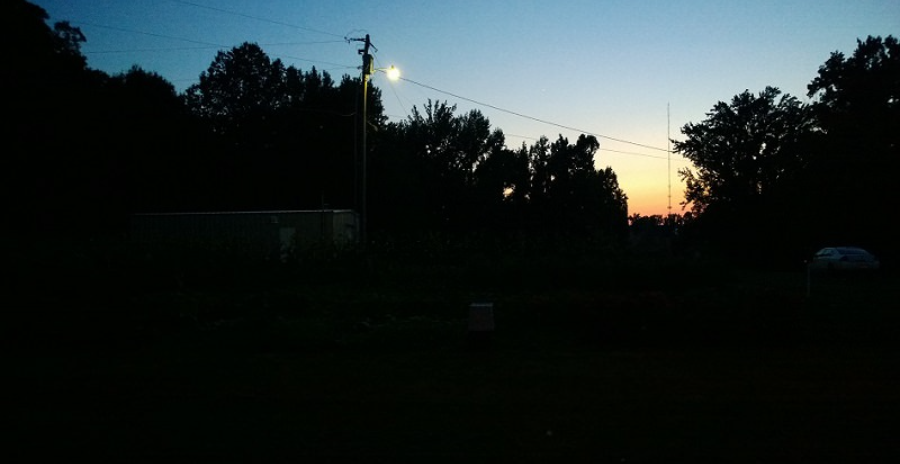
#> input picture 数字图像处理/homework/hw3/data/image1.png, 900 x 464 px
$ jupyter execute --allow-errors homework3.ipynb
#> lines starting #> are read from the running program, lines starting #| are printed output that depends on the picture
[cell 1]
import cv2
import numpy as np
import matplotlib.pyplot as plt
from numpy.fft import fft2, ifft2, fftshift, ifftshift

## Homework3
**Student id: U202115980 杨筠松 提高2101班**

### Task 1 同态滤波
**基本概念**：同态滤波是在频域中同时压缩动态范围并增强局部对比度，来实现图象增强的方法

**设计思想**：当用照相机采集具有很大的动态范围的景观，例如阳光灿烂时的风景照，由于底片的动态范围比较窄，照片中的对比度要降低很多。这个现象在亮区或暗区会尤其明显。图可以认为是记录了受照物体的反射光，因此可以将其分成两部分

$$f(x,y)=i(x,y)⋅r(x,y)$$

前一部分表示入射光照，r表示反射光。一般假定入射光的动态范围很大但变化缓慢，而反射光部分变化迅速，它确定了图的细部和局部的对比度。因此补救办法应该是减少$i(x,y)$并同时增加$r(x,y)$。空域中的乘积关系变到频域后不便处理，因此先将其变成相加关系然后再变到频域，经过处理后再变回来。对数运算完成这一功能

$$log f(x, y) = logi(x, y) + logr(x, y)$$

取对数后，图像灰度变化的趋势不变，即$logi(x,y)$大动态范围、缓慢变化，$logr(x,y)$变化迅速。在频域用高通滤波减少低频信号$i(x,y)$的影响，然后再反变换并取指数可以达到预期效果

[cell 2]
import numpy as np
import cv2
from numpy.fft import fft2, ifft2, fftshift, ifftshift
import matplotlib.pyplot as plt

def homomorphic_filter(image_in, high, low, c, d0):
    I = image_in.astype(float)
    M, N = I.shape
    a, b = M // 2, N // 2

    log_img = np.log1p(I)

    log_fft = fftshift(fft2(log_img))

    D = np.zeros((M, N))
    H = np.zeros((M, N))

    for i in range(M):
        for j in range(N):
            D[i, j] = np.sqrt((i - a)**2 + (j - b)**2)
            H[i, j] = (high - low) * (1 - np.exp(-c * (D[i, j]**2 / d0**2))) + low

    H = ifftshift(H)

    filtered_fft = H * log_fft

    log_ifft = ifft2(filtered_fft)
    image_out = np.real(np.expm1(log_ifft))

    return image_out

image_in = cv2.imread('data/image1.png', cv2.IMREAD_GRAYSCALE)
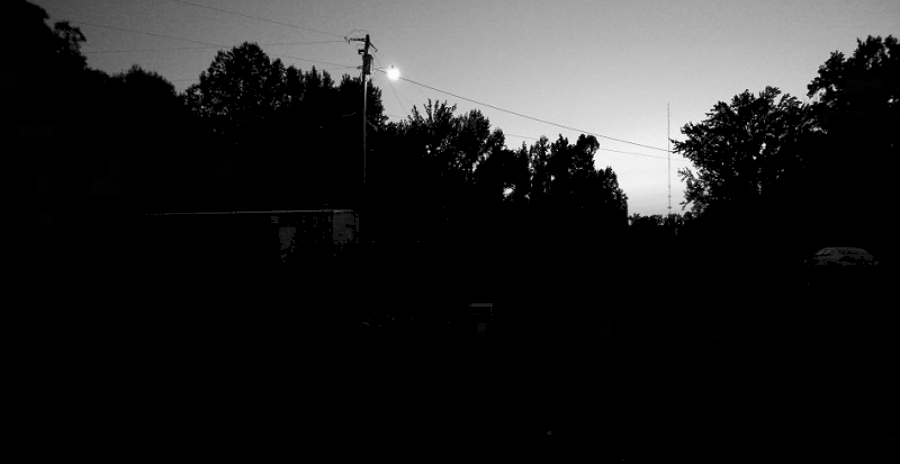
#> image_in: shape (464, 900); min 0, max 254, mean 36.3
if image_in is None:
    print("Image not found")

image_out = homomorphic_filter(image_in, high=2.0, low=0, c=1.0, d0=max(image_in.shape))
#> in homomorphic_filter, `log_img = np.log1p(I)`:
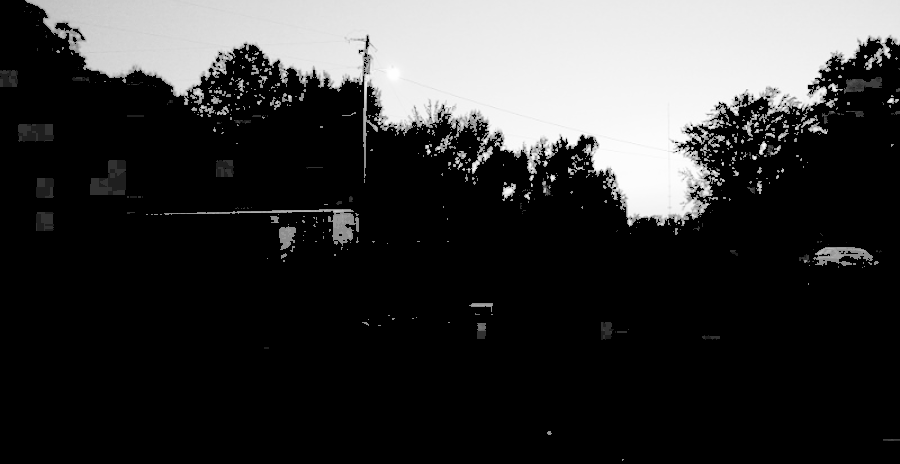
#> log_img: shape (464, 900) float64; min 0, max 5.54, mean 1.19; drawn with min black and max white
#> after the loop in homomorphic_filter, `for i in range(M):`:
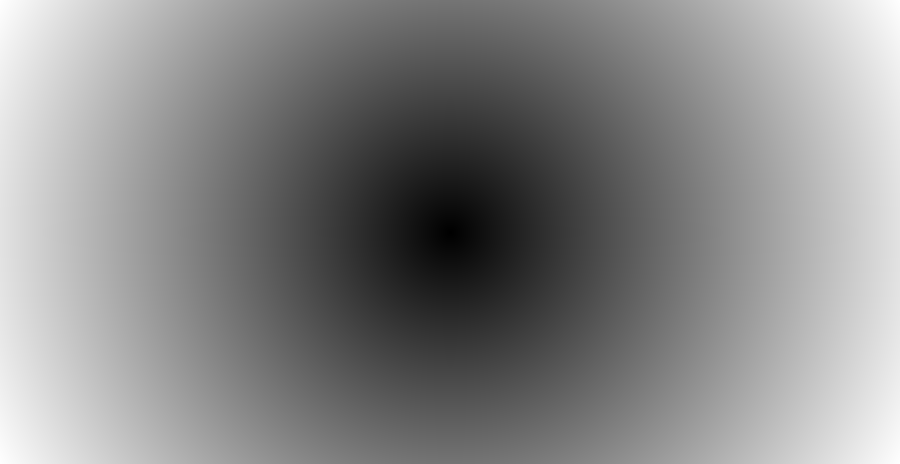
#> D: shape (464, 900) float64; min 0, max 506.3, mean 269; drawn with min black and max white
#> after the loop in homomorphic_filter, `for i in range(M):`:
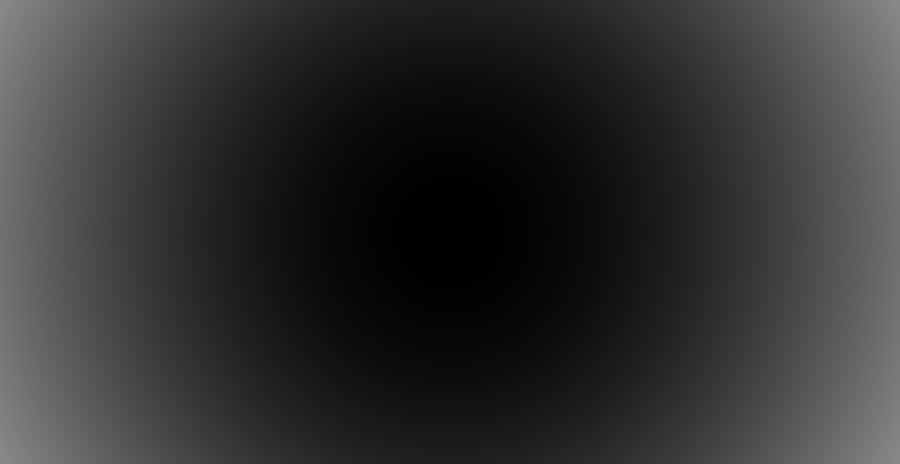
#> H: shape (464, 900) float64; min 0, max 0.543, mean 0.195
#> in homomorphic_filter, `image_out = np.real(np.expm1(log_ifft))`:
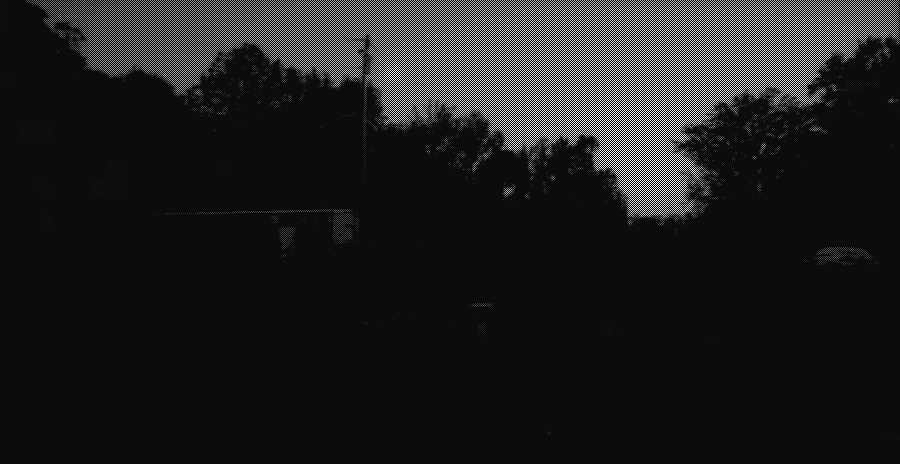
#> image_out: shape (464, 900) float64; min -0.95, max 18.81, mean 1.5; drawn with min black and max white

fig, axs = plt.subplots(2, 1, figsize=(10, 10))

axs[0].imshow(image_in, cmap='gray')
axs[0].set_title('original')
axs[0].axis('off')

axs[1].imshow(image_out, cmap='gray')
axs[1].set_title('After')
axs[1].axis('off')


plt.show()

### Task2 局部增强
**基本概念：** 实际应用中常常需要对图象某些局部区域的细节进行增强局部增强方法比全局增强方法在具体进行增强操作前多了一个选择/确定局部区域的步骤

[cell 3]
import cv2
import numpy as np
import matplotlib.pyplot as plt

image_path = "data/image2.png"
img = cv2.imread(image_path, cv2.IMREAD_GRAYSCALE)
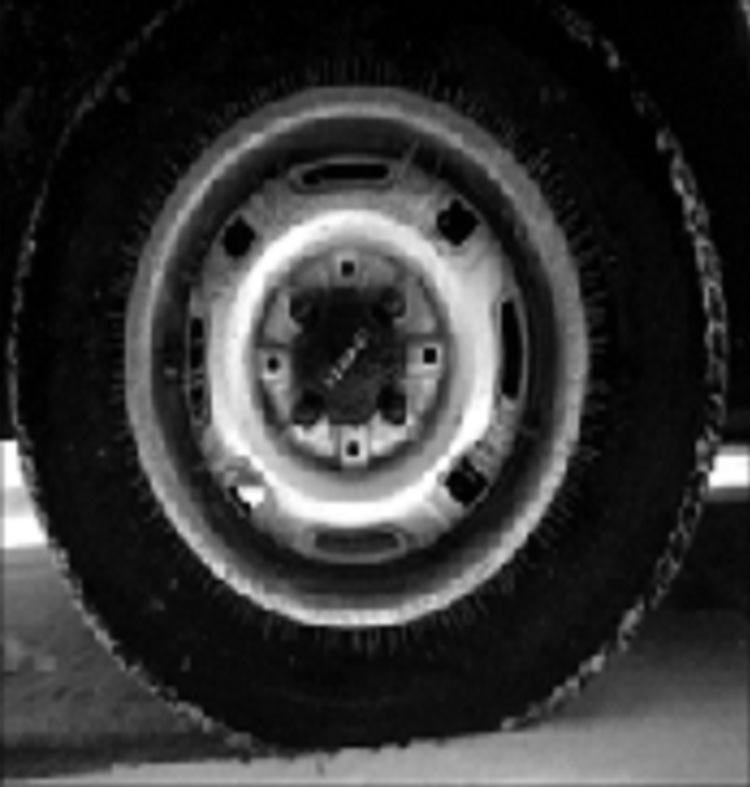
#> input picture 数字图像处理/homework/hw3/data/image2.png, 750 x 787 px
#> img is the input picture: shape (787, 750); min 0, max 255, mean 53.1
if img is None:
    print("Image not found!")

global_hist_eq = cv2.equalizeHist(img)
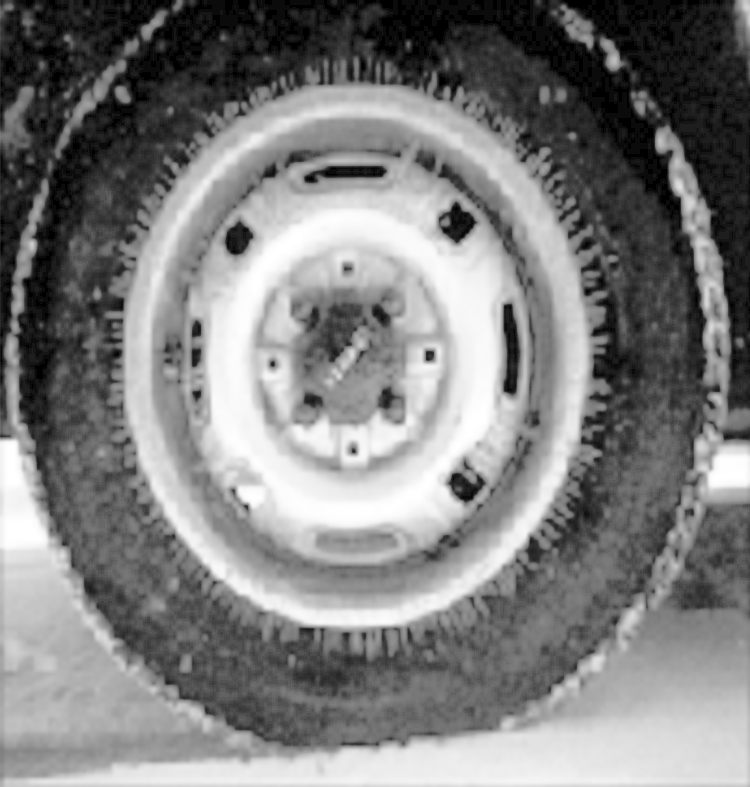
#> global_hist_eq: shape (787, 750); min 0, max 255, mean 126.9

clahe = cv2.createCLAHE(clipLimit=2.0, tileGridSize=(8, 8))
clahe_eq = clahe.apply(img)
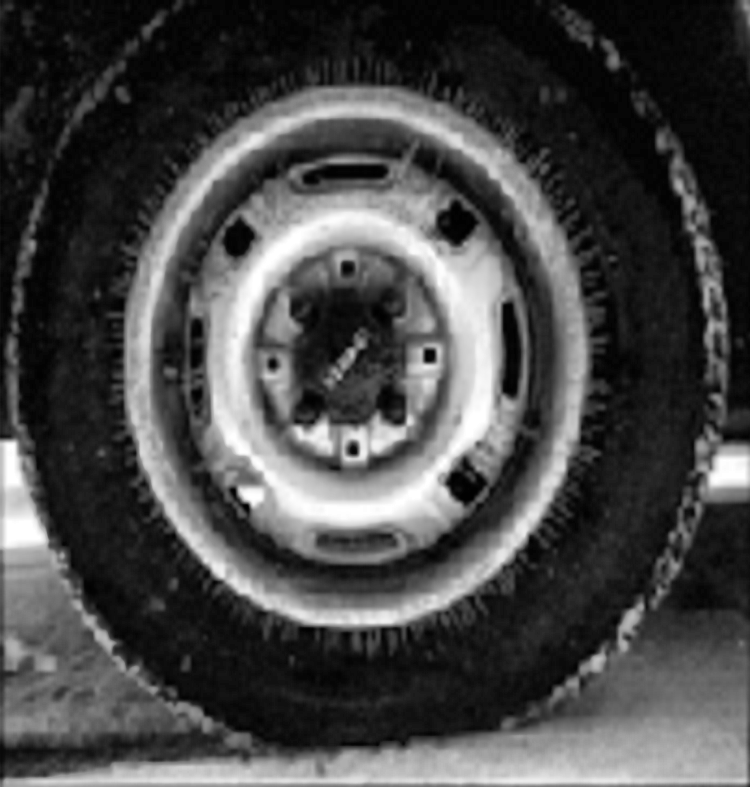
#> clahe_eq: shape (787, 750); min 0, max 255, mean 72

fig, ax = plt.subplots(1, 3, figsize=(18, 6))
ax[0].imshow(img, cmap='gray')
ax[0].set_title('Original Image')
ax[0].axis('off')

ax[1].imshow(global_hist_eq, cmap='gray')
ax[1].set_title('Global Histogram Equalization')
ax[1].axis('off')

ax[2].imshow(clahe_eq, cmap='gray')
ax[2].set_title('CLAHE')
ax[2].axis('off')

plt.show()

### Task 3 非线性变换（矫正）
模型的系数确定采用约束对应点方法，也称控制点方法在输入图（失真图）和输出图（校正图）上找一些其位置确切知道的点，然后利用这些点建立两幅图间其它象素空间位置的对应关系如果选取四边形的顶点，可以有4组对应点，能确定8个系数的如下双线性方程
$$
x' = a_1x + a_2y + a_3xy + a_4 \\
y' = b_1x + b_2y + b_3xy + b_4
$$

[cell 4]
import cv2
import numpy as np
import matplotlib.pyplot as plt

# [6 lines left out: function correct_perspective, not called in this run]

# 读取图像
img = cv2.imread('data/image3.png', cv2.IMREAD_GRAYSCALE)
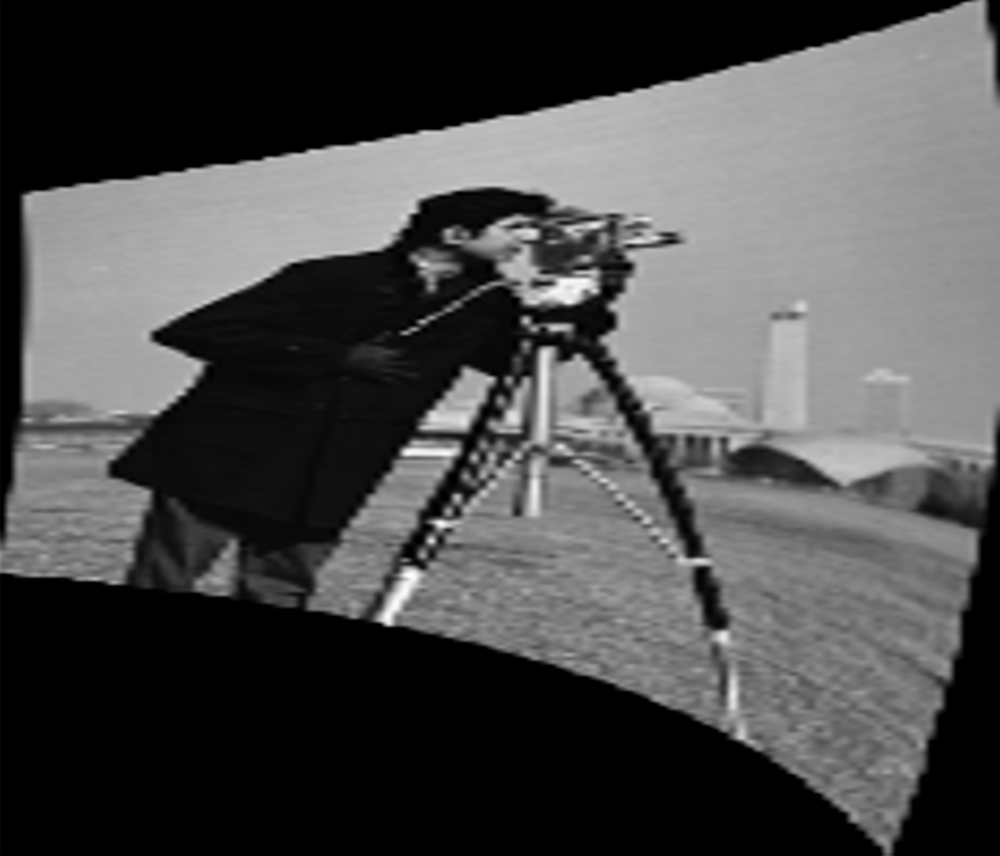
#> input picture 数字图像处理/homework/hw3/data/image3.png, 1000 x 856 px
#> img is the input picture: shape (856, 1000); min 0, max 255, mean 76.3
if img is None:
    print("Image not found!")

# 指定源点和目标点
# 注意调整这些点以反映图像中明显的四个角
src_points = np.float32([[190, 20], [1000, 0], [880, 830], [580, 800]])  # 示例，需调整
#> (the rest of this cell did not finish here and is left out)
